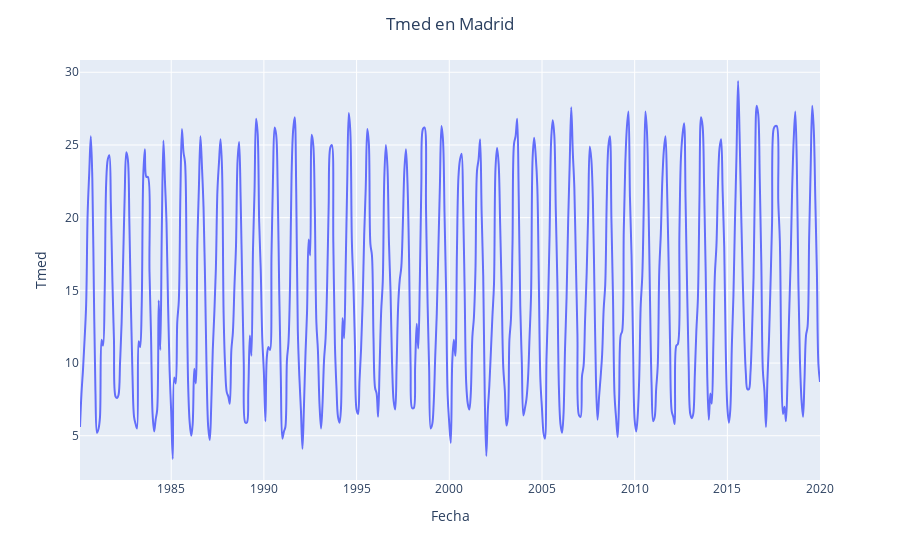
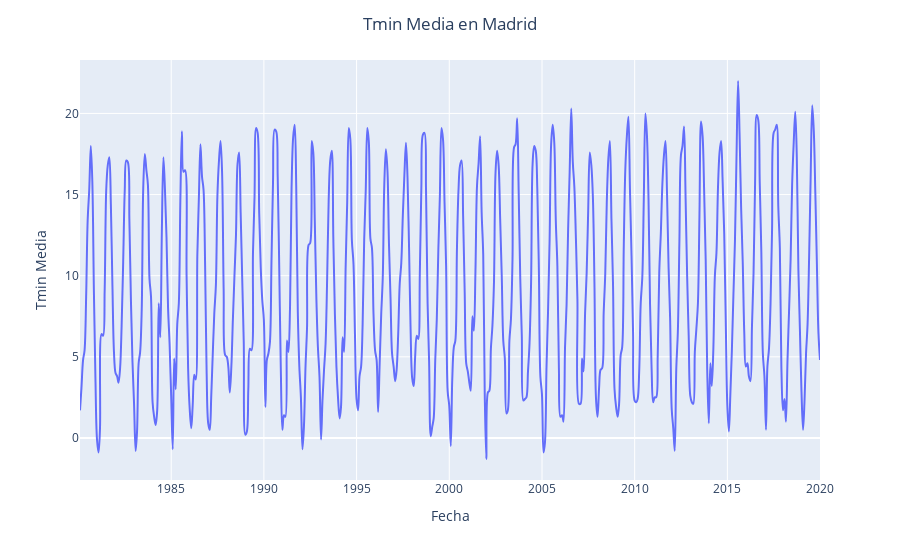
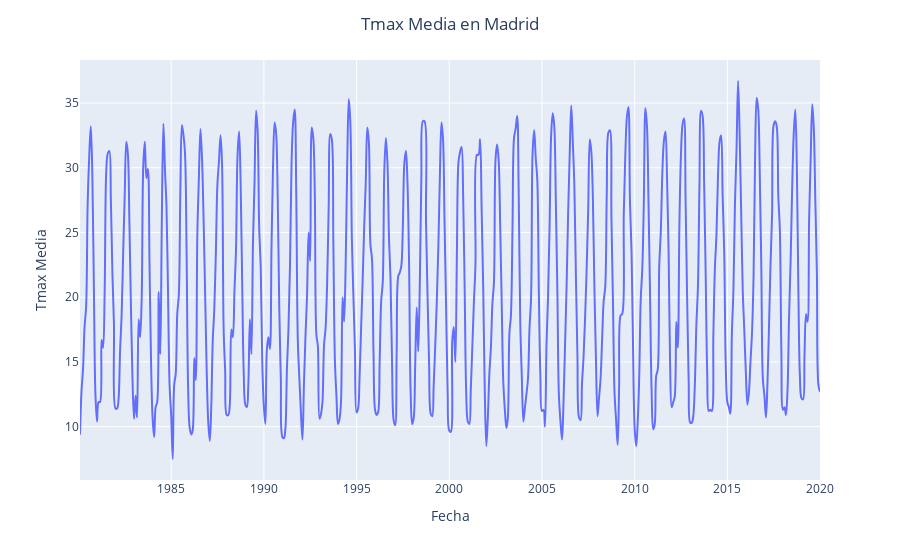
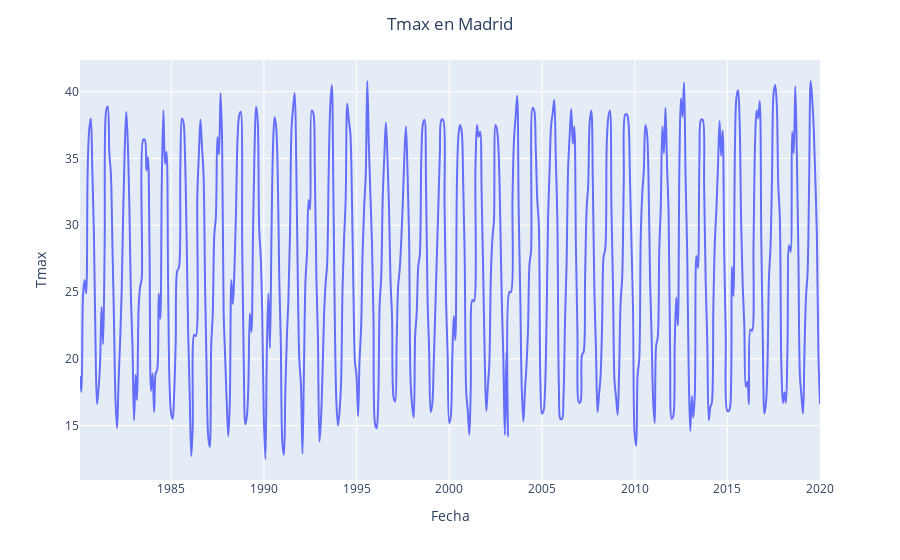

Source (notebook cell) for these figures, in order:
### Markdown cell above
Tendencia de la temperatura-

### Code cell
#Grafico los distintos tipos de temperatura agrupados por meses
cols_temp = ['tmed', 'tmin_media', 'tmax_media','tmax','tmin']
for elem in cols_temp:
    vtb.grafI_est("fecha" , elem , None, madrid_mensual_noindex, False )

### Figure 1 — Plotly figure (JSON) as saved in the notebook; plotly's stock layout.template omitted (floating-point values rounded to 4 significant figures; data arrays with more than 128 entries replaced by an {"elided": "..."} marker saying what was removed)
{"data": [{"hovertemplate": "fecha=%{x}<br>tmed=%{y}<extra></extra>", "legendgroup": "", "line": {"color": "#636efa", "dash": "solid", "shape": "spline"}, "mode": "lines", "name": "", "orientation": "v", "showlegend": false, "type": "scatter", "x": {"elided": "480 str values"}, "xaxis": "x", "y": {"elided": "480 float values"}, "yaxis": "y"}], "layout": {"legend": {"font": {"size": 12}, "title": {"text": "Country"}, "tracegroupgap": 0, "y": 0.5}, "margin": {"t": 60}, "title": {"text": "Tmed en Madrid ", "x": 0.5, "xanchor": "center"}, "xaxis": {"anchor": "y", "domain": [0, 1], "title": {"text": "Fecha"}}, "yaxis": {"anchor": "x", "domain": [0, 1], "title": {"text": "Tmed"}}}}

### Figure 2 — Plotly figure (JSON) as saved in the notebook; plotly's stock layout.template omitted (floating-point values rounded to 4 significant figures; data arrays with more than 128 entries replaced by an {"elided": "..."} marker saying what was removed)
{"data": [{"hovertemplate": "fecha=%{x}<br>tmin_media=%{y}<extra></extra>", "legendgroup": "", "line": {"color": "#636efa", "dash": "solid", "shape": "spline"}, "mode": "lines", "name": "", "orientation": "v", "showlegend": false, "type": "scatter", "x": {"elided": "480 str values"}, "xaxis": "x", "y": {"elided": "480 float values"}, "yaxis": "y"}], "layout": {"legend": {"font": {"size": 12}, "title": {"text": "Country"}, "tracegroupgap": 0, "y": 0.5}, "margin": {"t": 60}, "title": {"text": "Tmin Media en Madrid ", "x": 0.5, "xanchor": "center"}, "xaxis": {"anchor": "y", "domain": [0, 1], "title": {"text": "Fecha"}}, "yaxis": {"anchor": "x", "domain": [0, 1], "title": {"text": "Tmin Media"}}}}

### Figure 3 — Plotly figure (JSON) as saved in the notebook; plotly's stock layout.template omitted (floating-point values rounded to 4 significant figures; data arrays with more than 128 entries replaced by an {"elided": "..."} marker saying what was removed)
{"data": [{"hovertemplate": "fecha=%{x}<br>tmax_media=%{y}<extra></extra>", "legendgroup": "", "line": {"color": "#636efa", "dash": "solid", "shape": "spline"}, "mode": "lines", "name": "", "orientation": "v", "showlegend": false, "type": "scatter", "x": {"elided": "480 str values"}, "xaxis": "x", "y": {"elided": "480 float values"}, "yaxis": "y"}], "layout": {"legend": {"font": {"size": 12}, "title": {"text": "Country"}, "tracegroupgap": 0, "y": 0.5}, "margin": {"t": 60}, "title": {"text": "Tmax Media en Madrid ", "x": 0.5, "xanchor": "center"}, "xaxis": {"anchor": "y", "domain": [0, 1], "title": {"text": "Fecha"}}, "yaxis": {"anchor": "x", "domain": [0, 1], "title": {"text": "Tmax Media"}}}}

### Figure 4 — Plotly figure (JSON) as saved in the notebook; plotly's stock layout.template omitted (floating-point values rounded to 4 significant figures; data arrays with more than 128 entries replaced by an {"elided": "..."} marker saying what was removed)
{"data": [{"hovertemplate": "fecha=%{x}<br>tmax=%{y}<extra></extra>", "legendgroup": "", "line": {"color": "#636efa", "dash": "solid", "shape": "spline"}, "mode": "lines", "name": "", "orientation": "v", "showlegend": false, "type": "scatter", "x": {"elided": "480 str values"}, "xaxis": "x", "y": {"elided": "480 float values"}, "yaxis": "y"}], "layout": {"legend": {"font": {"size": 12}, "title": {"text": "Country"}, "tracegroupgap": 0, "y": 0.5}, "margin": {"t": 60}, "title": {"text": "Tmax en Madrid ", "x": 0.5, "xanchor": "center"}, "xaxis": {"anchor": "y", "domain": [0, 1], "title": {"text": "Fecha"}}, "yaxis": {"anchor": "x", "domain": [0, 1], "title": {"text": "Tmax"}}}}
